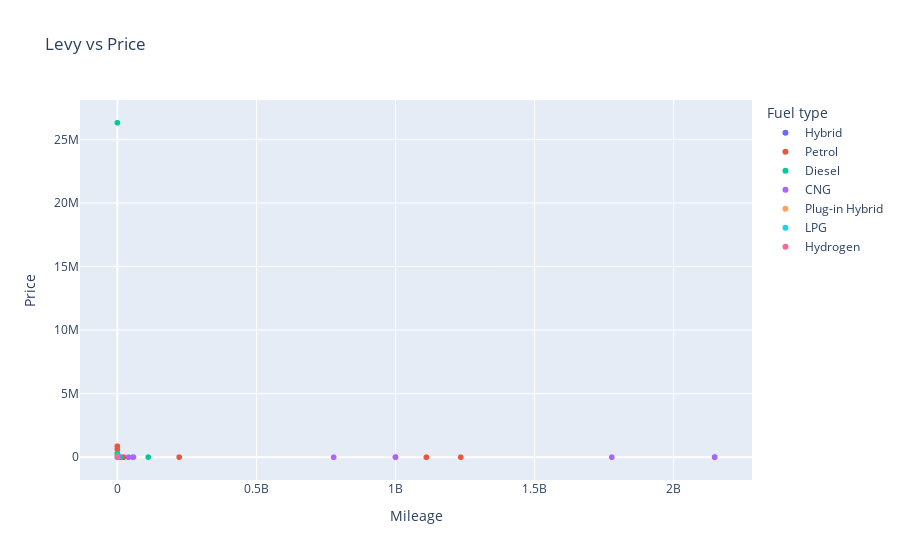

Source (notebook cell):
### Code cell
fig = px.scatter(
    df,
    x='Mileage',
    y='Price',
    color='Fuel type',
    title='Levy vs Price'
)
fig.show()

### Figure 1 — Plotly figure (JSON) as saved in the notebook; plotly's stock layout.template omitted (floating-point values rounded to 4 significant figures; data arrays with more than 128 entries replaced by an {"elided": "..."} marker saying what was removed)
{"data": [{"hovertemplate": "Fuel type=Hybrid<br>Mileage=%{x}<br>Price=%{y}<extra></extra>", "legendgroup": "Hybrid", "marker": {"color": "#636efa", "symbol": "circle"}, "mode": "markers", "name": "Hybrid", "showlegend": true, "type": "scattergl", "x": {"elided": "3578 int values"}, "xaxis": "x", "y": {"elided": "3578 int values"}, "yaxis": "y"}, {"hovertemplate": "Fuel type=Petrol<br>Mileage=%{x}<br>Price=%{y}<extra></extra>", "legendgroup": "Petrol", "marker": {"color": "#EF553B", "symbol": "circle"}, "mode": "markers", "name": "Petrol", "showlegend": true, "type": "scattergl", "x": {"elided": "10150 int values"}, "xaxis": "x", "y": {"elided": "10150 int values"}, "yaxis": "y"}, {"hovertemplate": "Fuel type=Diesel<br>Mileage=%{x}<br>Price=%{y}<extra></extra>", "legendgroup": "Diesel", "marker": {"color": "#00cc96", "symbol": "circle"}, "mode": "markers", "name": "Diesel", "showlegend": true, "type": "scattergl", "x": {"elided": "4036 int values"}, "xaxis": "x", "y": {"elided": "4036 int values"}, "yaxis": "y"}, {"hovertemplate": "Fuel type=CNG<br>Mileage=%{x}<br>Price=%{y}<extra></extra>", "legendgroup": "CNG", "marker": {"color": "#ab63fa", "symbol": "circle"}, "mode": "markers", "name": "CNG", "showlegend": true, "type": "scattergl", "x": {"elided": "494 int values"}, "xaxis": "x", "y": {"elided": "494 int values"}, "yaxis": "y"}, {"hovertemplate": "Fuel type=Plug-in Hybrid<br>Mileage=%{x}<br>Price=%{y}<extra></extra>", "legendgroup": "Plug-in Hybrid", "marker": {"color": "#FFA15A", "symbol": "circle"}, "mode": "markers", "name": "Plug-in Hybrid", "showlegend": true, "type": "scattergl", "x": [187000, 0, 65000, 163000, 107169, 75000, 90000, 148000, 35000, 177600, 103000, 78000, 108773, 204200, 200000, 239000, 65000, 237000, 96102, 135200, 105000, 262400, 160000, 201193, 217600, 123000, 248000, 199348, 106000, 84000, 68700, 105000, 144000, 165900, 113600, 133000, 160000, 118000, 62000, 140000, 105989, 59200, 129000, 58000, 120681, 280000, 188000, 0, 66000, 117000, 102000, 32000, 100000, 110213, 84000, 0, 159200, 123000, 179200, 93000, 140000, 112000, 102379, 360000, 44445, 60000, 102000, 179200, 164688, 144000, 95000, 80000, 112101, 124000, 65000, 87000, 116000, 65000, 121000, 91000, 1280, 116000, 148000, 114000, 134400, 70400], "xaxis": "x", "y": [20698, 16465, 27284, 17876, 9095, 25716, 24462, 7840, 28852, 24775, 19130, 34497, 21012, 31361, 21953, 24462, 27911, 23521, 19287, 25716, 20200, 24148, 24462, 18189, 22894, 21639, 22580, 13956, 24462, 43592, 27000, 20071, 22894, 20385, 24462, 21953, 26030, 20385, 23521, 29793, 16621, 38574, 26971, 94083, 13015, 20071, 23521, 11604, 26343, 18189, 23521, 53314, 20071, 21953, 21953, 16151, 19444, 23834, 23521, 26030, 22580, 21012, 1019, 15367, 40456, 22580, 22266, 23521, 6272, 10976, 16621, 45160, 23521, 21953, 27911, 26971, 22580, 23207, 27284, 25716, 19757, 21639, 17249, 17562, 25716, 26030], "yaxis": "y"}, {"hovertemplate": "Fuel type=LPG<br>Mileage=%{x}<br>Price=%{y}<extra></extra>", "legendgroup": "LPG", "marker": {"color": "#19d3f3", "symbol": "circle"}, "mode": "markers", "name": "LPG", "showlegend": true, "type": "scattergl", "x": {"elided": "892 int values"}, "xaxis": "x", "y": {"elided": "892 int values"}, "yaxis": "y"}, {"hovertemplate": "Fuel type=Hydrogen<br>Mileage=%{x}<br>Price=%{y}<extra></extra>", "legendgroup": "Hydrogen", "marker": {"color": "#FF6692", "symbol": "circle"}, "mode": "markers", "name": "Hydrogen", "showlegend": true, "type": "scattergl", "x": [116800], "xaxis": "x", "y": [20385], "yaxis": "y"}], "layout": {"legend": {"title": {"text": "Fuel type"}, "tracegroupgap": 0}, "title": {"text": "Levy vs Price"}, "xaxis": {"anchor": "y", "domain": [0, 1], "title": {"text": "Mileage"}}, "yaxis": {"anchor": "x", "domain": [0, 1], "title": {"text": "Price"}}}}
